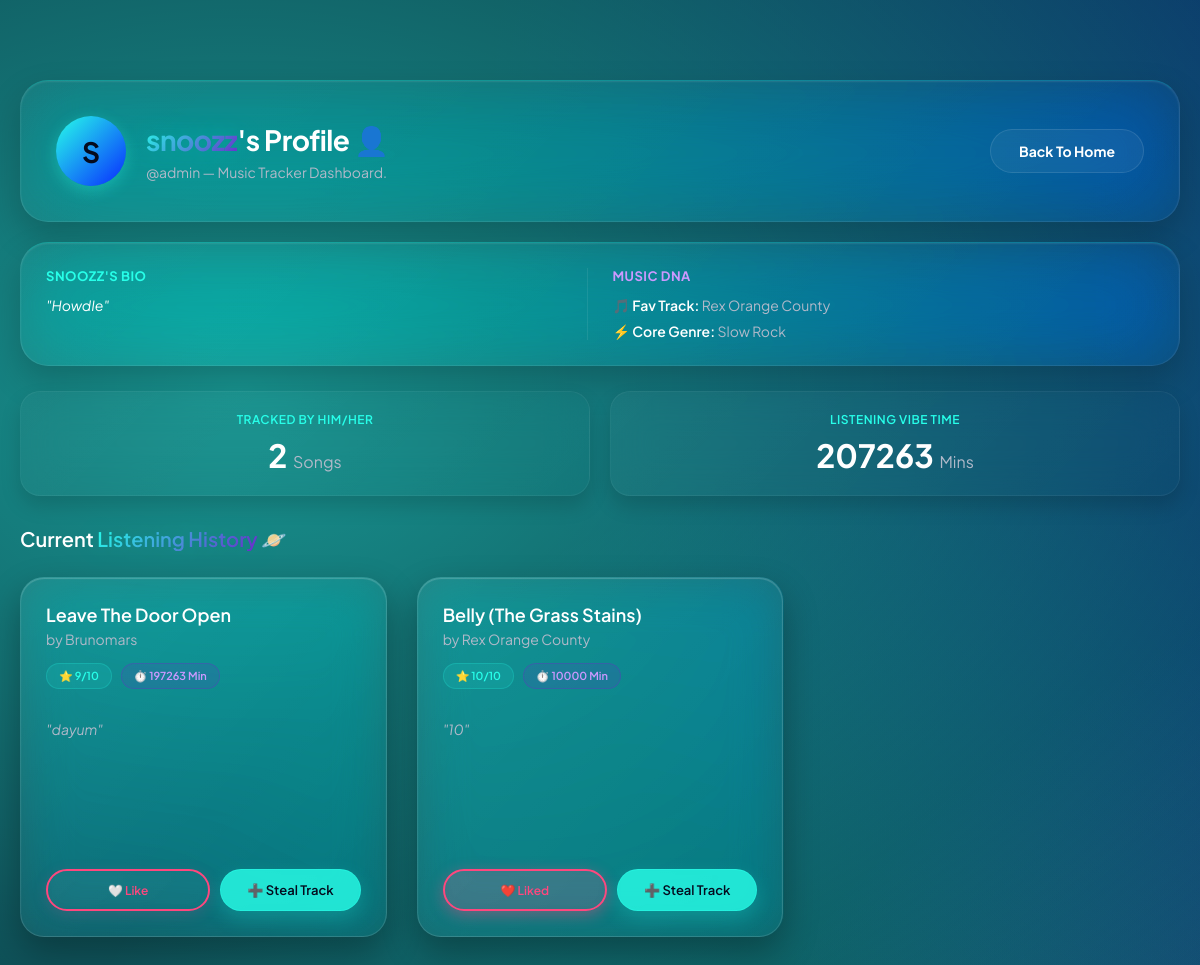
Screenshot of /Music-Tracker-Website/profile.php?id=1 (signed in) with the database file from the repository.
### tables this page shows
CREATE TABLE `users` (
  `id` int(11) NOT NULL,
  `username` varchar(50) NOT NULL,
  `nickname` varchar(100) DEFAULT NULL,
  `bio` text DEFAULT NULL,
  `fav_music` varchar(255) DEFAULT NULL,
  `fav_genre` varchar(100) DEFAULT NULL,
  `password` varchar(255) NOT NULL,
  `created_at` timestamp NOT NULL DEFAULT current_timestamp()
);

CREATE TABLE `songs` (
  `id` int(11) NOT NULL,
  `user_id` int(11) DEFAULT NULL,
  `title` varchar(255) NOT NULL,
  `artist` varchar(255) NOT NULL,
  `rating` int(11) NOT NULL,
  `duration` int(11) NOT NULL DEFAULT 0,
  `spotify_url` varchar(255) DEFAULT NULL,
  `notes` text NOT NULL
);

### Music-Tracker-Website/profile.php (the view, shortened to what this page needs)
<?php
include 'connection.php';
$friend_id = intval($_GET['id']);
$my_id = $_SESSION['user_id'];
$user_query = mysqli_query($conn, "SELECT * FROM users WHERE id = $friend_id");
$user_data = mysqli_fetch_assoc($user_query);
$stat_query = "SELECT COUNT(*) as total_songs, SUM(duration) as total_time FROM songs WHERE user_id = $friend_id";
$stats = mysqli_fetch_assoc(mysqli_query($conn, $stat_query));
$total_songs = $stats['total_songs'] ?? 0;
$total_time = $stats['total_time'] ?? 0;
?>
<!DOCTYPE html>
<html lang="id">
<head>
    <link rel="stylesheet" href="style.css">
</head>
<body>
    <div class="container" style="margin-top: 40px;">
        <div class="dashboard-header glass-panel" style="margin-bottom: 20px;">
            <div style="display: flex; align-items: center; gap: 20px;">
                <div class="avatar" style="width: 70px; height: 70px; font-size: 28px;">
                    <?php echo strtoupper(substr($user_data['nickname'] ?: $user_data['username'], 0, 1)); ?>
                </div>
                <div>
                    <h2><span class="text-highlight"><?php echo htmlspecialchars($user_data['nickname'] ?: $user_data['username']); ?></span>'s Profile 👤</h2>
                    <p style="color: #b1b9c9; font-size: 14px; margin-top: 5px;">@<?php echo htmlspecialchars($user_data['username']); ?> — Music Tracker Dashboard.</p>
                </div>
            </div>
            <a href="index.php" class="btn btn-secondary">Back To Home</a>
        </div>
        <div class="glass-panel" style="padding: 25px; margin-bottom: 25px; display: grid; grid-template-columns: 1fr 1fr; gap: 25px;">
            <div style="border-right: 1px solid rgba(255,255,255,0.08); padding-right: 20px;">
                <h4 style="font-size: 13px; color: #27ffe9; text-transform: uppercase; margin-bottom: 10px; letter-spacing: 0.5px;"><span> <?php echo htmlspecialchars($user_data['nickname'] ?: $user_data['username']); ?></span>'s Bio</h4>
                <p style="font-size: 14px; color: #ffffff; font-style: italic; line-height: 1.6;">
                    <?php echo !empty($user_data['bio']) ? '"'.htmlspecialchars($user_data['bio']).'"' : "This user haven't added a bio yet 📝"; ?>
                </p>
            </div>
            <div>
                <h4 style="font-size: 13px; color: #cc99ff; text-transform: uppercase; margin-bottom: 12px; letter-spacing: 0.5px;">Music DNA</h4>
                <div style="font-size: 14px; color: #b1b9c9;">
                    <p style="margin-bottom: 8px;">🎵 <span style="color: white; font-weight: 600;">Fav Track:</span> <?php echo htmlspecialchars($user_data['fav_music'] ?: 'Not defined yet'); ?></p>
                    <p>⚡ <span style="color: white; font-weight: 600;">Core Genre:</span> <?php echo htmlspecialchars($user_data['fav_genre'] ?: 'Not defined yet'); ?></p>
                </div>
            </div>
        </div>
        <div class="stats-container">
            <div class="stat-card">
                <h4>Tracked by Him/Her</h4>
                <p><?php echo $total_songs; ?> <span style="font-size: 16px; font-weight: 400; color: #b1b9c9;">Songs</span></p>
            </div>
            <div class="stat-card">
                <h4>Listening Vibe Time</h4>
                <p><?php echo $total_time; ?> <span style="font-size: 16px; font-weight: 400; color: #b1b9c9;">Mins</span></p>
            </div>
        </div>
        <h3 style="margin-bottom: 25px; font-size: 20px;">Current <span class="text-highlight">Listening History</span> 🪐</h3>
        <div class="song-grid">
            <?php
            $query = "SELECT * FROM songs WHERE user_id = $friend_id ORDER BY id DESC";
            $result = mysqli_query($conn, $query);
            while ($row = mysqli_fetch_assoc($result)) {
                $embed_url = "";
                if (!empty($row['spotify_url'])) {
                    $embed_url = str_replace("open.spotify.com/track/", "open.spotify.com/embed/track/", $row['spotify_url']);
                    $embed_url = explode('?', $embed_url)[0];
                }
            ?>
                <div class="song-card">
                    <div class="song-info">
                        <h5><?php echo htmlspecialchars($row['title']); ?></h5>
                        <p>by <?php echo htmlspecialchars($row['artist']); ?></p>
                        <div style="margin-bottom: 15px;">
                            <span class="badge badge-rating">⭐ <?php echo $row['rating']; ?>/10</span>
                            <span class="badge badge-time">⏱️ <?php echo $row['duration']; ?> Min</span>
                        </div>
                        <?php if (!empty(trim($row['notes']))): ?>
                            <p class="review-text">"<?php echo htmlspecialchars($row['notes']); ?>"</p>
                        <?php else: ?>
                            <p class="empty-note">No note added yet 📝</p>
                        <?php endif; ?>
                    </div>
                    <?php if (!empty($embed_url)): ?>
                        <div class="spotify-embed"><iframe src="<?php echo $embed_url; ?>" width="100%" height="80" frameborder="0" allowtransparency="true" allow="encrypted-media"></iframe></div>
                    <?php else: ?>
                        <div class="empty-spotify">No spotify link added yet 🎵</div>
                    <?php endif; ?>
                    <div class="card-actions" style="margin-top: 15px; display: flex; gap: 10px;">
                        <?php
                        $like_check = mysqli_query($conn, "SELECT * FROM liked_songs WHERE user_id = $my_id AND song_id = " . $row['id']);
                        $is_liked = mysqli_num_rows($like_check) > 0;
                        ?>
                        <?php if($is_liked): ?>
                            <a href="profile.php?id=<?php echo $friend_id; ?>&action=unlike&song_id=<?php echo $row['id']; ?>"
                               class="btn"
                               style="background: rgba(255, 71, 126, 0.15); color: #ff477e; border: 2px solid #ff477e; box-shadow: 0 4px 15px rgba(255, 71, 126, 0.4); flex: 1; text-align:center; font-weight: 600; display: inline-flex; align-items: center; justify-content: center; height: 42px; text-decoration: none; transition: all 0.2s;"
                               onmouseover="this.innerHTML='💔 Unlike'; this.style.background='rgba(255, 71, 126, 0.3)';"
                               onmouseout="this.innerHTML='❤️ Liked'; this.style.background='rgba(255, 71, 126, 0.15)';">
                               ❤️ Liked
                            </a>
                        <?php else: ?>
                            <a href="profile.php?id=<?php echo $friend_id; ?>&action=like&song_id=<?php echo $row['id']; ?>"
                               class="btn"
                               style="background: transparent; color: #ff477e; border: 2px solid #ff477e; box-shadow: 0 4px 15px rgba(255, 71, 126, 0.15); flex: 1; text-align:center; font-weight: 600; display: inline-flex; align-items: center; justify-content: center; height: 42px; text-decoration: none;">
                               🤍 Like
                            </a>
                        <?php endif; ?>
                        <a href="profile.php?id=<?php echo $friend_id; ?>&action=clone&song_id=<?php echo $row['id']; ?>" class="btn" style="flex: 1; text-align:center; padding: 0 5px; font-size: 13px; font-weight: 600; display: inline-flex; align-items: center; justify-content: center; height: 42px; text-decoration: none;" onclick="return confirm('Clone this song to your tracker? It will appear on your Home page!');">➕ Steal Track</a>
                    </div>
                </div>
            <?php } ?>
        </div>
    </div>
</body>
</html>

### rows the page displays
users: nickname "S", nickname "snoozz", username "admin", nickname "SNOOZZ", bio "HowdIe", fav_music "Rex Orange County", fav_genre "Slow Rock"
songs: title "Leave The Door Open", artist "Brunomars", rating "9", duration "197263", notes "dayum", $row['id'] 4 (drawn)
songs: title "Belly (The Grass Stains)", artist "Rex Orange County", rating "10", duration "10000", notes "10"

### other values shown
$total_songs "2"
$total_time "207263"
